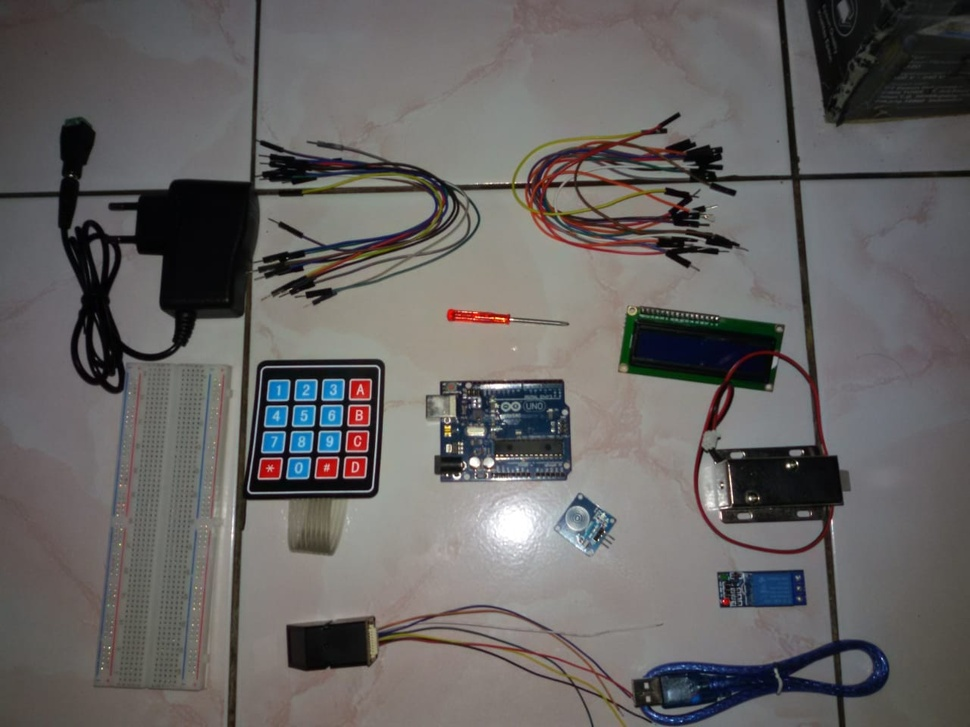
#> input picture images/test_img.jpeg, 970 x 727 px, shrunk from 1280 x 960 before the run
$ python app.py --image images/test_img.jpeg --width 1.0   (older library calls are emulated)
#> lines starting #> are read from the running program, lines starting #| are printed output that depends on the picture; after the words box and inside, x2 and y2 are one past the last pixel; in counts of white or black regions, pixels touching at a corner belong together
import numpy as np
import argparse
import imutils
import cv2

from scipy.spatial import distance as dist
from imutils import perspective
from imutils import contours as cnts

def midPoint(x, y):
  return ((x[0] + y[0]) * 0.5, (x[1] + y[1]) * 0.5)

# Arguments
arg = argparse.ArgumentParser()
arg.add_argument("-i", "--image", required=True, help="path to the input image")
arg.add_argument("-w", "--width", type=float, required=True, help="width of the left-most object in the image (in inches)")
args = vars(arg.parse_args())

# Load the input image
img = cv2.imread(args["image"])
#> img is the input picture: shape (727, 970, 3); mean B, G, R 98.7, 99.7, 102.5
img_gray = cv2.cvtColor(img, cv2.COLOR_BGR2GRAY)
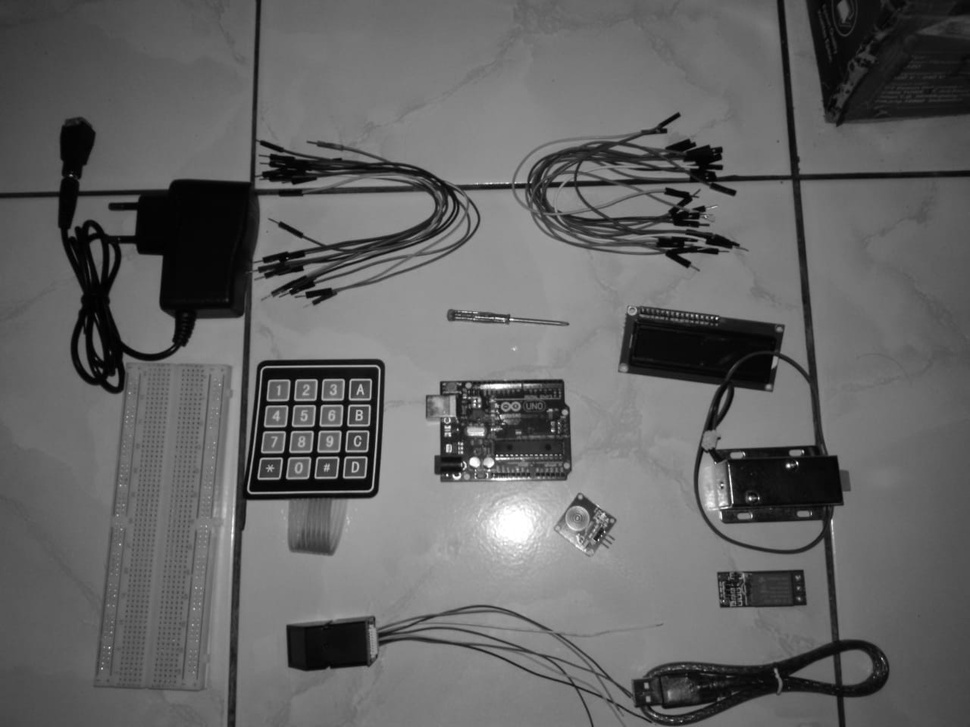
#> img_gray: shape (727, 970); min 0, max 255, mean 100.4
img_gray = cv2.GaussianBlur(img_gray, (7, 7), 0)

# Find the edges in the image
edged = cv2.Canny(img_gray, 50, 100)
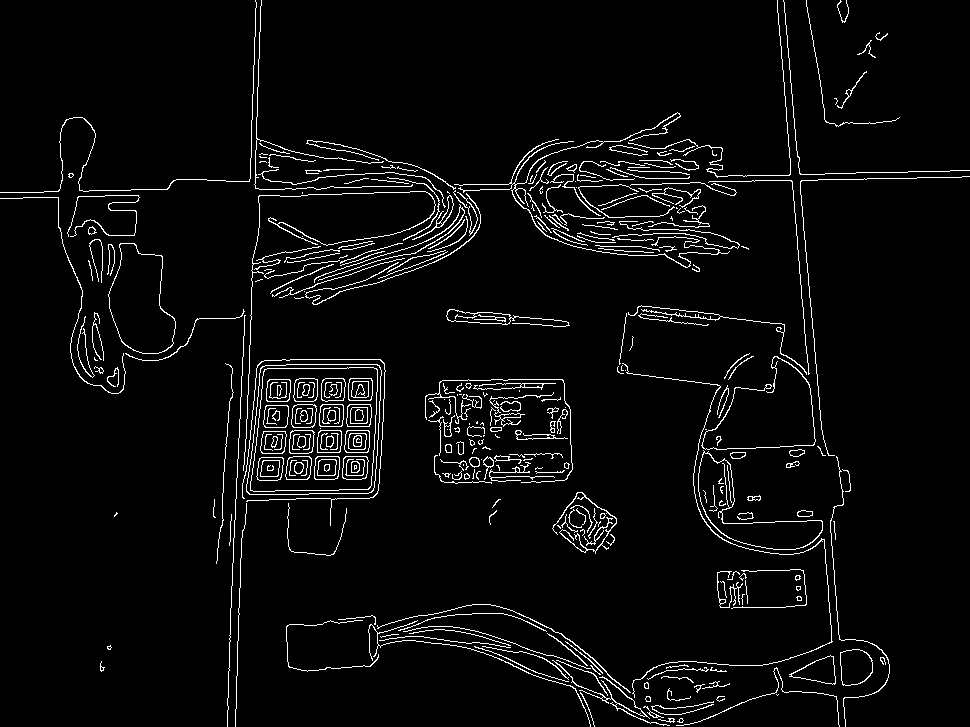
#> edged: shape (727, 970); 4.1% white in thin lines or dots
edged = cv2.dilate(edged, None, iterations=1)
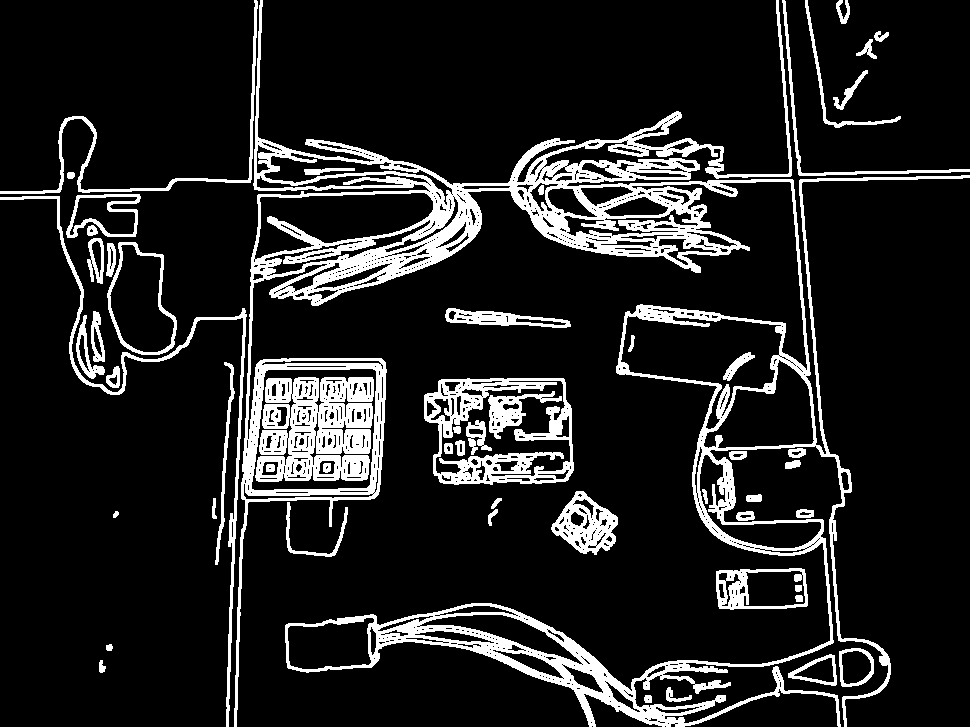
#> edged: shape (727, 970); 13.2% white; 55 white regions, largest, box (x1, y1, x2, y2) and area: (234, 0, 970, 727) 55927, (255, 377, 374, 482) 8946, (424, 378, 574, 485) 6059
edged = cv2.erode(edged, None, iterations=1)
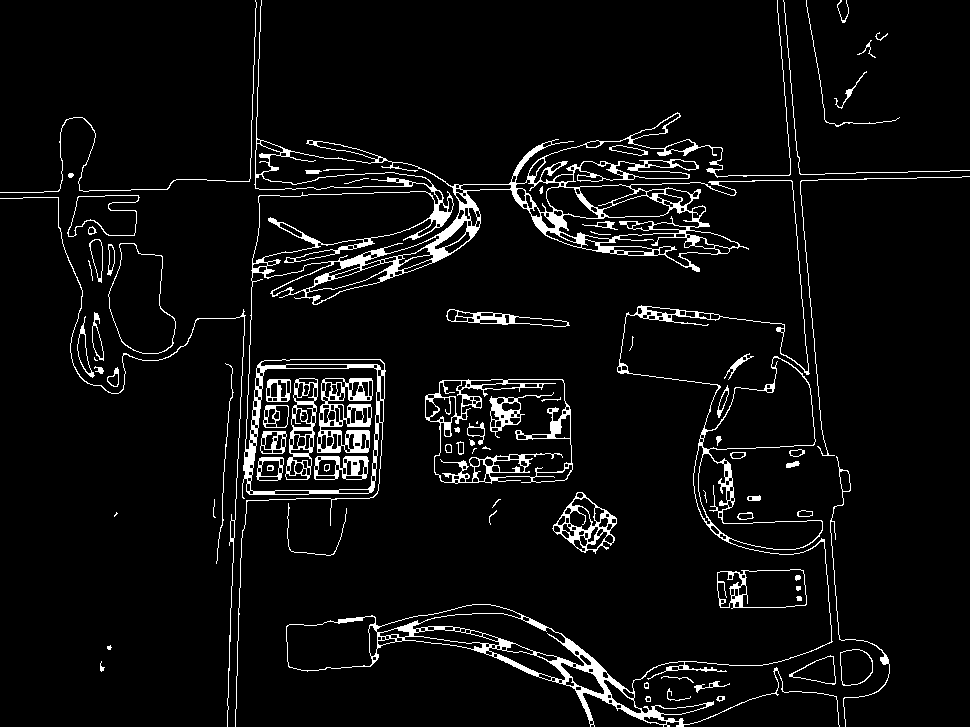
#> edged: shape (727, 970); 5.5% white; 83 white regions (9 under 20 px)

# Find contours in the edged image
contours = cv2.findContours(edged.copy(), cv2.RETR_EXTERNAL, cv2.CHAIN_APPROX_SIMPLE)
#> contours = 53 contours, 20 with area under 20; largest, box (x1, y1, x2, y2) and area: (235, 0, 840, 727) 83428, (425, 379, 573, 484) 13468, (108, 243, 176, 354) 5031, (717, 569, 807, 609) 3130, (552, 492, 617, 554) 2264
contours = imutils.grab_contours(contours)

# Initialize the screen contour and the list of objects
(contours, _) = cnts.sort_contours(contours)
pixelsPerMetric = None

# Initial loop for contours
for contour in contours:

  if cv2.contourArea(contour) < 100:
    continue

  img_ori = img.copy()
  box = cv2.minAreaRect(contour)
  box = cv2.cv.BoxPoints(box) if imutils.is_cv2() else cv2.boxPoints(box)
  box = np.array(box, dtype="int")

  box = perspective.order_points(box)
  cv2.drawContours(img_ori, [box.astype("int")], -1, (0, 255, 0), 2)

  for(x, y) in box:
    cv2.circle(img_ori, (int(x), int(y)), 5, (0, 0, 255), -1)

    (tl, tr, br, bl) = box
    (tltrX, tltrY) = midPoint(tl, tr)
    (blbrX, blbrY) = midPoint(bl, br)

    (tlblX, tlblY) = midPoint(tl, bl)
    (trbrX, trbrY) = midPoint(tr, br)

    # Draw the midpoints
    cv2.circle(img_ori, (int(tltrX), int(tltrY)), 5, (255, 0, 0), -1)
    cv2.circle(img_ori, (int(blbrX), int(blbrY)), 5, (255, 0, 0), -1)
    cv2.circle(img_ori, (int(tlblX), int(tlblY)), 5, (255, 0, 0), -1)
    cv2.circle(img_ori, (int(trbrX), int(trbrY)), 5, (255, 0, 0), -1)

    # Draw lines from the midpoints
    cv2.line(img_ori, (int(tltrX), int(tltrY)), (int(blbrX), int(blbrY)), (255, 0, 255), 2)
    cv2.line(img_ori, (int(tlblX), int(tlblY)), (int(trbrX), int(trbrY)), (255, 0, 255), 2)

    # Calculate the Euclidean distance between the midpoints
    dA = dist.euclidean((tltrX, tltrY), (blbrX, blbrY))
    dB = dist.euclidean((tlblX, tlblY), (trbrX, trbrY))

    if pixelsPerMetric is None:
      pixelsPerMetric = dB / args["width"]

    # Convert the distance from inches to centimeters
    cm_distA = dA / pixelsPerMetric
    cm_distB = dB / pixelsPerMetric

    # Display the distance
    cv2.putText(img_ori, "{:.2f} cm".format(cm_distA), (int(tltrX - 15), int(tltrY - 10)), cv2.FONT_HERSHEY_SIMPLEX, 0.65, (255, 255, 255), 2)
    cv2.putText(img_ori, "{:.2f} cm".format(cm_distB), (int(trbrX + 10), int(trbrY)), cv2.FONT_HERSHEY_SIMPLEX, 0.65, (255, 255, 255), 2)

    # Display the image
    cv2.imshow("Image", img_ori)
    cv2.waitKey(0)
#> this loop made 53 passes
#> box on passes 1, 3, 5, 8, 9, 14, 15, 16, 20, 22, 23, 26: [[164, 127], [391, 655], [227, 726], [0, 197]], [[66, 195], [138, 194], [139, 234], [67, 236]], [[72, 317], [84, 316], [94, 376], [81, 378]], [[87, 240], [99, 237], [110, 279], [98, 282]], [[88, 312], [98, 311], [104, 359], [94, 361]], [[107, 367], [118, 367], [118, 386], [107, 386]], [[108, 243], [114, 244], [113, 275], [106, 274]], [[96, 247], [157, 235], [180, 348], [119, 360]], [[235, 0], [839, 0], [839, 726], [235, 726]], [[424, 379], [570, 376], [572, 481], [426, 484]], [[446, 308], [569, 316], [568, 329], [445, 320]], [[578, 489], [626, 523], [597, 563], [550, 529]]
#> pass 1, `cv2.imshow("Image", img_ori)`:
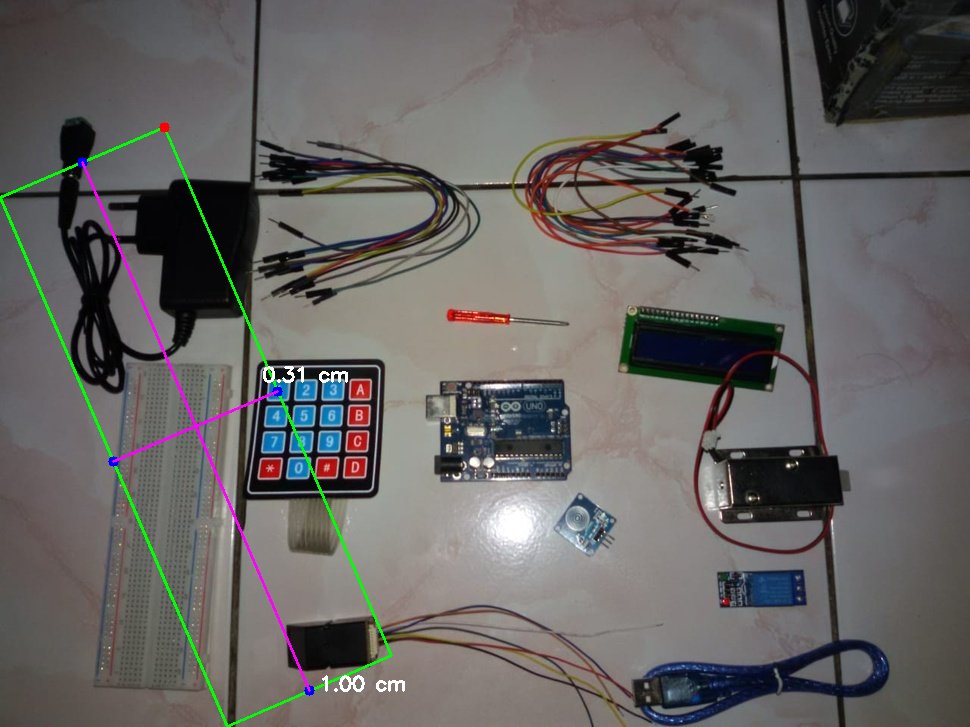
#> window 'Image': shape (727, 970, 3); mean B, G, R 98.9, 100.5, 102.6
#> after the loop, pixelsPerMetric = 575.2
